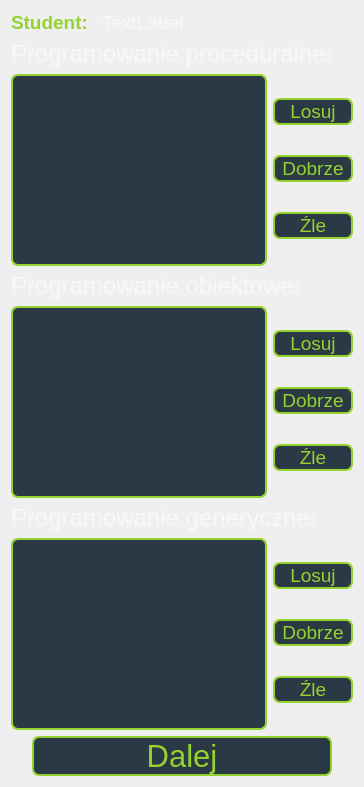
          <widget class="QWidget" name="page_1">
           <layout class="QVBoxLayout" name="verticalLayout_2">
            <item>
             <layout class="QHBoxLayout" name="horizontalLayout_20">
              <item>
               <widget class="QLabel" name="label1">
                <property name="maximumSize">
                 <size>
                  <width>85</width>
                  <height>16777215</height>
                 </size>
                </property>
                <property name="font">
                 <font>
                  <pointsize>14</pointsize>
                  <bold>true</bold>
                 </font>
                </property>
                <property name="styleSheet">
                 <string notr="true">color: rgb(148,210,47);</string>
                </property>
                <property name="text">
                 <string>Student:</string>
                </property>
               </widget>
              </item>
              <item>
               <widget class="QLabel" name="studentLabel2">
                <property name="font">
                 <font>
                  <pointsize>14</pointsize>
                 </font>
                </property>
                <property name="styleSheet">
                 <string notr="true">color: rgb(245,249,250);</string>
                </property>
                <property name="text">
                 <string>TextLabel</string>
                </property>
               </widget>
              </item>
             </layout>
            </item>
            <item>
             <layout class="QVBoxLayout" name="verticalLayout_10">
              <item>
               <widget class="QLabel" name="tyt1">
                <property name="font">
                 <font>
                  <pointsize>18</pointsize>
                 </font>
                </property>
                <property name="styleSheet">
                 <string notr="true">color: rgb(245,249,250);</string>
                </property>
                <property name="text">
                 <string>Programowanie proceduralne:</string>
                </property>
               </widget>
              </item>
              <item>
               <layout class="QHBoxLayout" name="horizontalLayout_12">
                <item>
                 <widget class="QTextBrowser" name="pyt1">
                  <property name="font">
                   <font>
                    <pointsize>13</pointsize>
                   </font>
                  </property>
                  <property name="styleSheet">
                   <string notr="true">background-color: rgb(43, 57, 68);
color: rgb(148,210,47);
border-color: rgb(148,210,47);
border-style: solid;
border-width: 2px;
border-radius: 7px;

</string>
                  </property>
                  <property name="html">
                   <string>&lt;!DOCTYPE HTML PUBLIC &quot;-//W3C//DTD HTML 4.0//EN&quot; &quot;http://www.w3.org/TR/REC-html40/strict.dtd&quot;&gt;
&lt;html&gt;&lt;head&gt;&lt;meta name=&quot;qrichtext&quot; content=&quot;1&quot; /&gt;&lt;meta charset=&quot;utf-8&quot; /&gt;&lt;style type=&quot;text/css&quot;&gt;
p, li { white-space: pre-wrap; }
&lt;/style&gt;&lt;/head&gt;&lt;body style=&quot; font-family:'Segoe UI'; font-size:13pt; font-weight:400; font-style:normal;&quot;&gt;
&lt;p style=&quot;-qt-paragraph-type:empty; margin-top:0px; margin-bottom:0px; margin-left:0px; margin-right:0px; -qt-block-indent:0; text-indent:0px; font-family:'MS Shell Dlg 2'; font-size:12pt;&quot;&gt;&lt;br /&gt;&lt;/p&gt;&lt;/body&gt;&lt;/html&gt;</string>
                  </property>
                 </widget>
                </item>
                <item>
                 <layout class="QVBoxLayout" name="verticalLayout_14">
                  <item>
                   <widget class="QPushButton" name="losujButton1">
                    <property name="enabled">
                     <bool>true</bool>
                    </property>
                    <property name="minimumSize">
                     <size>
                      <width>80</width>
                      <height>27</height>
                     </size>
                    </property>
                    <property name="maximumSize">
                     <size>
                      <width>80</width>
                      <height>27</height>
                     </size>
                    </property>
                    <property name="font">
                     <font>
                      <pointsize>14</pointsize>
                     </font>
                    </property>
                    <property name="cursor">
                     <cursorShape>PointingHandCursor</cursorShape>
                    </property>
                    <property name="styleSheet">
                     <string notr="true">QPushButton:pressed
{
 background-color: rgb(148,210,47);
}
QPushButton {   
background-color: rgb(43, 57, 68);
color: rgb(148,210,47);
border-color: rgb(148,210,47);
border-style: solid;
border-width: 2px;
border-radius: 7px;
}
</string>
                    </property>
                    <property name="text">
                     <string>Losuj</string>
                    </property>
                   </widget>
                  </item>
                  <item>
                   <widget class="QPushButton" name="dobrzeButton1">
                    <property name="font">
                     <font>
                      <pointsize>14</pointsize>
                     </font>
                    </property>
                    <property name="cursor">
                     <cursorShape>PointingHandCursor</cursorShape>
                    </property>
                    <property name="styleSheet">
                     <string notr="true">QPushButton {   
background-color: rgb(43, 57, 68);
color: rgb(148,210,47);
border-color: rgb(148,210,47);
border-style: solid;
border-width: 2px;
border-radius: 7px;
}
QPushButton:disabled {
background-color:rgb(148,210,47);
color: rgb(43, 57, 68);
}</string>
                    </property>
                    <property name="text">
                     <string>Dobrze</string>
                    </property>
                   </widget>
                  </item>
                  <item>
                   <widget class="QPushButton" name="zleButton1">
                    <property name="font">
                     <font>
                      <pointsize>14</pointsize>
                     </font>
                    </property>
                    <property name="cursor">
                     <cursorShape>PointingHandCursor</cursorShape>
                    </property>
                    <property name="styleSheet">
                     <string notr="true">QPushButton {   
background-color: rgb(43, 57, 68);
color: rgb(148,210,47);
border-color: rgb(148,210,47);
border-style: solid;
border-width: 2px;
border-radius: 7px;
}
QPushButton:disabled {
background-color:rgb(148,210,47);
color: rgb(43, 57, 68);
}</string>
                    </property>
                    <property name="text">
                     <string>Źle</string>
                    </property>
                   </widget>
                  </item>
                 </layout>
                </item>
               </layout>
              </item>
              <item>
               <widget class="QLabel" name="tyt2">
                <property name="font">
                 <font>
                  <pointsize>18</pointsize>
                 </font>
                </property>
                <property name="styleSheet">
                 <string notr="true">color: rgb(245,249,250);</string>
                </property>
                <property name="text">
                 <string>Programowanie obiektowe:</string>
                </property>
               </widget>
              </item>
              <item>
               <layout class="QHBoxLayout" name="horizontalLayout_6">
                <item>
                 <widget class="QTextBrowser" name="pyt2">
                  <property name="font">
                   <font>
                    <pointsize>13</pointsize>
                   </font>
                  </property>
                  <property name="styleSheet">
                   <string notr="true">background-color: rgb(43, 57, 68);
color: rgb(148,210,47);
border-color: rgb(148,210,47);
border-style: solid;
border-width: 2px;
border-radius: 7px;

</string>
                  </property>
                  <property name="html">
                   <string>&lt;!DOCTYPE HTML PUBLIC &quot;-//W3C//DTD HTML 4.0//EN&quot; &quot;http://www.w3.org/TR/REC-html40/strict.dtd&quot;&gt;
&lt;html&gt;&lt;head&gt;&lt;meta name=&quot;qrichtext&quot; content=&quot;1&quot; /&gt;&lt;meta charset=&quot;utf-8&quot; /&gt;&lt;style type=&quot;text/css&quot;&gt;
p, li { white-space: pre-wrap; }
&lt;/style&gt;&lt;/head&gt;&lt;body style=&quot; font-family:'Segoe UI'; font-size:13pt; font-weight:400; font-style:normal;&quot;&gt;
&lt;p style=&quot;-qt-paragraph-type:empty; margin-top:0px; margin-bottom:0px; margin-left:0px; margin-right:0px; -qt-block-indent:0; text-indent:0px; font-family:'MS Shell Dlg 2'; font-size:12pt;&quot;&gt;&lt;br /&gt;&lt;/p&gt;&lt;/body&gt;&lt;/html&gt;</string>
                  </property>
                 </widget>
                </item>
                <item>
                 <layout class="QVBoxLayout" name="verticalLayout_11">
                  <item>
                   <widget class="QPushButton" name="losujButton2">
                    <property name="font">
                     <font>
                      <pointsize>14</pointsize>
                     </font>
                    </property>
                    <property name="cursor">
                     <cursorShape>PointingHandCursor</cursorShape>
                    </property>
                    <property name="styleSheet">
                     <string notr="true">QPushButton:pressed
{
 background-color: rgb(148,210,47);
}
QPushButton {   
background-color: rgb(43, 57, 68);
color: rgb(148,210,47);
border-color: rgb(148,210,47);
border-style: solid;
border-width: 2px;
border-radius: 7px;
}
</string>
                    </property>
                    <property name="text">
                     <string>Losuj</string>
                    </property>
                   </widget>
                  </item>
                  <item>
                   <widget class="QPushButton" name="dobrzeButton2">
                    <property name="font">
                     <font>
                      <pointsize>14</pointsize>
                     </font>
                    </property>
                    <property name="cursor">
                     <cursorShape>PointingHandCursor</cursorShape>
                    </property>
                    <property name="styleSheet">
                     <string notr="true">QPushButton {   
background-color: rgb(43, 57, 68);
color: rgb(148,210,47);
border-color: rgb(148,210,47);
border-style: solid;
border-width: 2px;
border-radius: 7px;
}
QPushButton:disabled {
background-color:rgb(148,210,47);
color: rgb(43, 57, 68);
}</string>
                    </property>
                    <property name="text">
                     <string>Dobrze</string>
                    </property>
                   </widget>
                  </item>
                  <item>
                   <widget class="QPushButton" name="zleButton2">
                    <property name="minimumSize">
                     <size>
                      <width>80</width>
                      <height>27</height>
                     </size>
                    </property>
                    <property name="maximumSize">
                     <size>
                      <width>80</width>
                      <height>27</height>
                     </size>
                    </property>
                    <property name="font">
                     <font>
                      <pointsize>14</pointsize>
                     </font>
                    </property>
                    <property name="cursor">
                     <cursorShape>PointingHandCursor</cursorShape>
                    </property>
                    <property name="styleSheet">
                     <string notr="true">QPushButton {   
background-color: rgb(43, 57, 68);
color: rgb(148,210,47);
border-color: rgb(148,210,47);
border-style: solid;
border-width: 2px;
border-radius: 7px;
}
QPushButton:disabled {
background-color:rgb(148,210,47);
color: rgb(43, 57, 68);
}</string>
                    </property>
                    <property name="text">
                     <string>Źle</string>
                    </property>
                   </widget>
                  </item>
                 </layout>
                </item>
               </layout>
              </item>
              <item>
               <widget class="QLabel" name="tyt3">
                <property name="font">
                 <font>
                  <pointsize>18</pointsize>
                 </font>
                </property>
                <property name="styleSheet">
                 <string notr="true">color: rgb(245,249,250);</string>
                </property>
                <property name="text">
                 <string>Programowanie generyczne:</string>
                </property>
               </widget>
              </item>
              <item>
               <layout class="QHBoxLayout" name="horizontalLayout_10">
                <item>
                 <widget class="QTextBrowser" name="pyt3">
                  <property name="font">
                   <font>
                    <pointsize>13</pointsize>
                   </font>
                  </property>
                  <property name="styleSheet">
                   <string notr="true">background-color: rgb(43, 57, 68);
color: rgb(148,210,47);
border-color: rgb(148,210,47);
border-style: solid;
border-width: 2px;
border-radius: 7px;

</string>
                  </property>
                  <property name="html">
                   <string>&lt;!DOCTYPE HTML PUBLIC &quot;-//W3C//DTD HTML 4.0//EN&quot; &quot;http://www.w3.org/TR/REC-html40/strict.dtd&quot;&gt;
&lt;html&gt;&lt;head&gt;&lt;meta name=&quot;qrichtext&quot; content=&quot;1&quot; /&gt;&lt;meta charset=&quot;utf-8&quot; /&gt;&lt;style type=&quot;text/css&quot;&gt;
p, li { white-space: pre-wrap; }
&lt;/style&gt;&lt;/head&gt;&lt;body style=&quot; font-family:'Segoe UI'; font-size:13pt; font-weight:400; font-style:normal;&quot;&gt;
&lt;p style=&quot;-qt-paragraph-type:empty; margin-top:0px; margin-bottom:0px; margin-left:0px; margin-right:0px; -qt-block-indent:0; text-indent:0px; font-family:'MS Shell Dlg 2'; font-size:12pt;&quot;&gt;&lt;br /&gt;&lt;/p&gt;&lt;/body&gt;&lt;/html&gt;</string>
                  </property>
                 </widget>
                </item>
                <item>
                 <layout class="QVBoxLayout" name="verticalLayout_13">
                  <item>
                   <widget class="QPushButton" name="losujButton3">
                    <property name="minimumSize">
                     <size>
                      <width>80</width>
                      <height>27</height>
                     </size>
                    </property>
                    <property name="maximumSize">
                     <size>
                      <width>80</width>
                      <height>27</height>
                     </size>
                    </property>
                    <property name="font">
                     <font>
                      <pointsize>14</pointsize>
                     </font>
                    </property>
                    <property name="cursor">
                     <cursorShape>PointingHandCursor</cursorShape>
                    </property>
                    <property name="styleSheet">
                     <string notr="true">QPushButton:pressed
{
 background-color: rgb(148,210,47);
}
QPushButton {   
background-color: rgb(43, 57, 68);
color: rgb(148,210,47);
border-color: rgb(148,210,47);
border-style: solid;
border-width: 2px;
border-radius: 7px;
}
</string>
                    </property>
                    <property name="text">
                     <string>Losuj</string>
                    </property>
                   </widget>
                  </item>
                  <item>
                   <widget class="QPushButton" name="dobrzeButton3">
                    <property name="font">
                     <font>
                      <pointsize>14</pointsize>
                     </font>
                    </property>
                    <property name="cursor">
                     <cursorShape>PointingHandCursor</cursorShape>
                    </property>
                    <property name="styleSheet">
                     <string notr="true">
QPushButton {   
background-color: rgb(43, 57, 68);
color: rgb(148,210,47);
border-color: rgb(148,210,47);
border-style: solid;
border-width: 2px;
border-radius: 7px;
}
QPushButton:disabled {
background-color:rgb(148,210,47);
color: rgb(43, 57, 68);
}</string>
                    </property>
                    <property name="text">
                     <string>Dobrze</string>
                    </property>
                   </widget>
                  </item>
                  <item>
                   <widget class="QPushButton" name="zleButton3">
                    <property name="font">
                     <font>
                      <pointsize>14</pointsize>
                     </font>
                    </property>
                    <property name="cursor">
                     <cursorShape>PointingHandCursor</cursorShape>
                    </property>
                    <property name="styleSheet">
                     <string notr="true">QPushButton {   
background-color: rgb(43, 57, 68);
color: rgb(148,210,47);
border-color: rgb(148,210,47);
border-style: solid;
border-width: 2px;
border-radius: 7px;
}
QPushButton:disabled {
background-color:rgb(148,210,47);
color: rgb(43, 57, 68);
}</string>
                    </property>
                    <property name="text">
                     <string>Źle</string>
                    </property>
                   </widget>
                  </item>
                 </layout>
                </item>
               </layout>
              </item>
             </layout>
            </item>
            <item alignment="Qt::AlignHCenter">
             <widget class="QPushButton" name="dalejButton">
              <property name="minimumSize">
               <size>
                <width>300</width>
                <height>0</height>
               </size>
              </property>
              <property name="maximumSize">
               <size>
                <width>400</width>
                <height>16777215</height>
               </size>
              </property>
              <property name="font">
               <font>
                <pointsize>23</pointsize>
               </font>
              </property>
              <property name="cursor">
               <cursorShape>PointingHandCursor</cursorShape>
              </property>
              <property name="styleSheet">
               <string notr="true">QPushButton:pressed
{
 background-color: rgb(148,210,47);
}
QPushButton {   
background-color: rgb(43, 57, 68);
color: rgb(148,210,47);
border-color: rgb(148,210,47);
border-style: solid;
border-width: 2px;
border-radius: 7px;
}
</string>
              </property>
              <property name="text">
               <string>Dalej</string>
              </property>
             </widget>
            </item>
           </layout>
          </widget>
